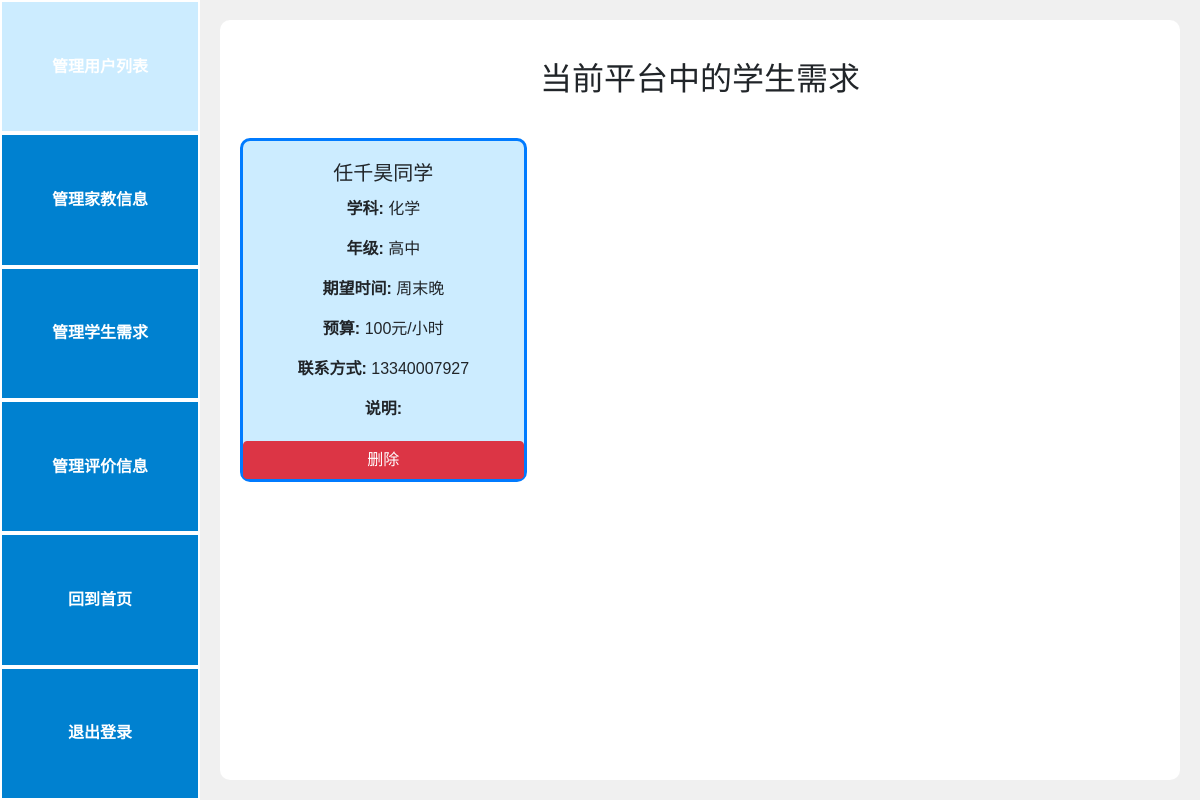
/admin_students (signed in), run on an earlier commit of the app's database.
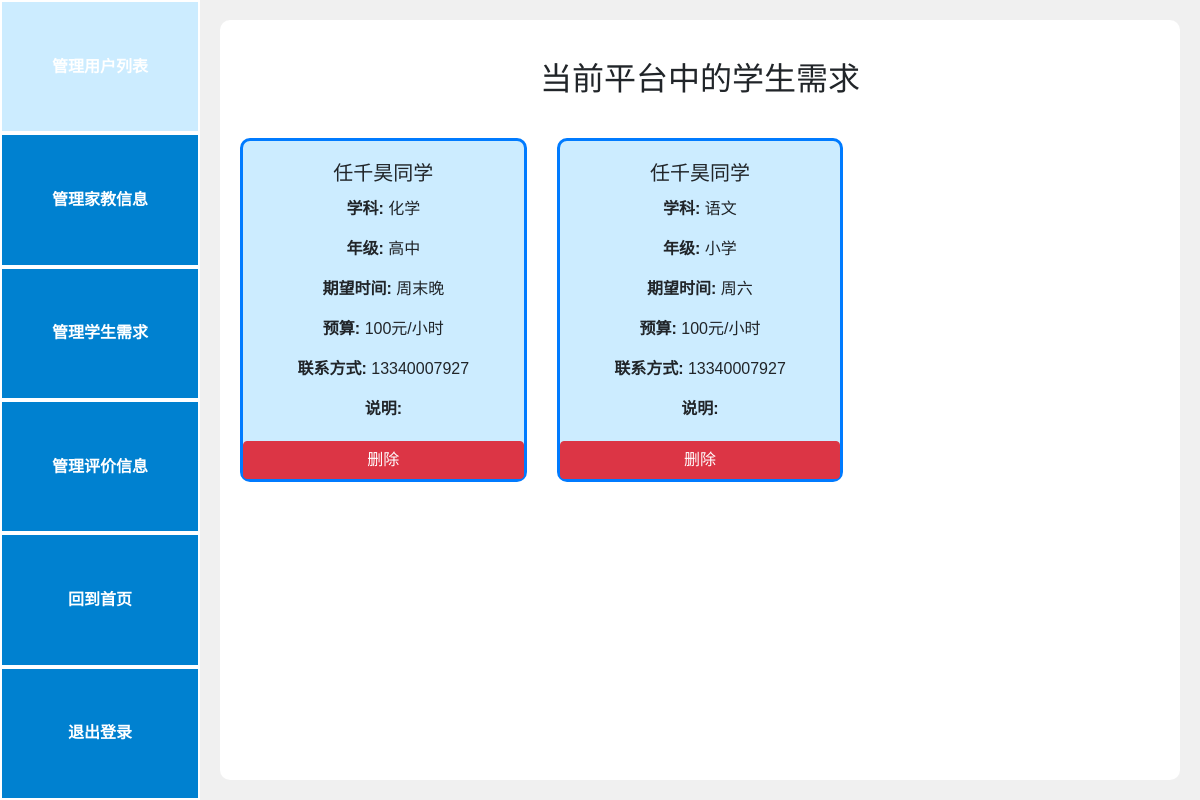
And on a later commit of the database.
### models.py (models this page shows)
class StudentRequest(db.Model):
    id = db.Column(db.Integer, primary_key=True)
    user_id = db.Column(db.Integer, db.ForeignKey('user.id'), nullable=False)
    name = db.Column(db.String(80), nullable=False)
    subject = db.Column(db.String(80), nullable=False)
    grade = db.Column(db.String(80), nullable=False)
    time = db.Column(db.String(80), nullable=False)
    budget = db.Column(db.String(80), nullable=False)
    phoneNumber = db.Column(db.String(20), unique=False, nullable=False)
    information = db.Column(db.Text, unique=False, nullable=False)

### app.py (the view)
@app.route('/admin_students')
def admin_students():
    if 'admin' not in session:
        return redirect(url_for('admin'))
    students = StudentRequest.query.all()
    return render_template('admin_students.html', students=students)

### app.py (called while the page is built)
@app.before_request
def create_tables():
    if not hasattr(g, 'first_request'):  # 保证该函数只在第一次访问时执行
        g.first_request = True
        db.create_all()  # 创建所有在模型中定义的数据库表格

@app.before_request
def before_request():
    g.user = None
    if 'user_id' in session:
        g.user = User.query.get(session['user_id'])

### templates/admin_students.html (shortened to what this page needs)
{% extends "base_admin.html" %}
{% block content %}
<h2 style="text-align: center" class="custom-heading">当前平台中的学生需求</h2>
    <div class="row">
        {% for student in students %}
        <div class="col-md-4 mb-4">
            <div class="card h-100">
                <div class="card-body">
                    <h5 class="card-title" style="text-align: center;">{{ student.name }}同学</h5>
                    <p class="card-text" style="text-align: center;"><strong>学科: </strong> {{ student.subject }}</p>
                    <p class="card-text" style="text-align: center;"><strong>年级: </strong>{{ student.grade }}</p>
                    <p class="card-text" style="text-align: center;"><strong>期望时间: </strong>{{ student.time }}</p>
                    <p class="card-text" style="text-align: center;"><strong>预算:</strong> {{ student.budget }}元/小时</p>
                    <p class="card-text" style="text-align: center;"><strong>联系方式: </strong>{{ student.phoneNumber }}</p>
                    <p class="card-text" style="text-align: center;"><strong>说明: </strong>{{ student.information }}</p>
                </div>
                <a href="{{ url_for('delete_entity', entity='student', id=student.id) }}" class="btn btn-danger" onclick="return confirm('确定要删除此信息吗？');">删除</a>
            </div>
        </div>
        {% endfor %}
    </div>
{% endblock %}

What changed in the data, as far as the page shows it:
added StudentRequest: name "任千昊", subject "语文", grade "小学", time "周六", budget "100", phoneNumber "13340007927"
